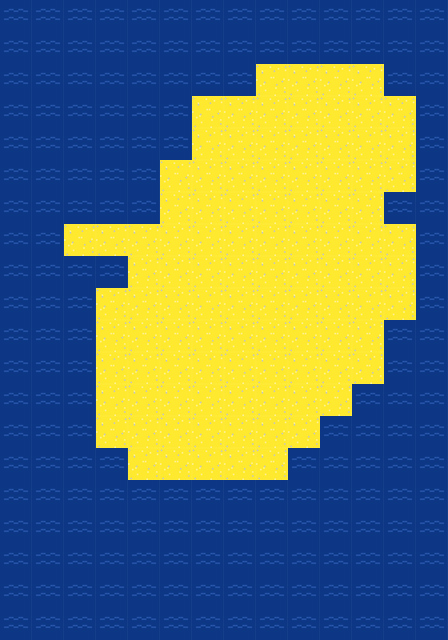

Tiled map render using the project's own tile images. Description and the map definition, with tile-layer contents summarised, below:
An orthogonal 14x20 tile map with 32x32 px tiles, 1 tile layer (Tile Layer 1).

<map version="1.0" orientation="orthogonal" width="14" height="20" tilewidth="32" tileheight="32">
 <tileset firstgid="1" name="tiles32" tilewidth="32" tileheight="32">
  <image source="gfx/tiles32.jpg" width="64" height="32" />
 </tileset>
 <layer name="Tile Layer 1" width="14" height="20">
  <data>[280 cells, 280 non-empty, 2 distinct tile ids]</data>
 </layer>
</map>